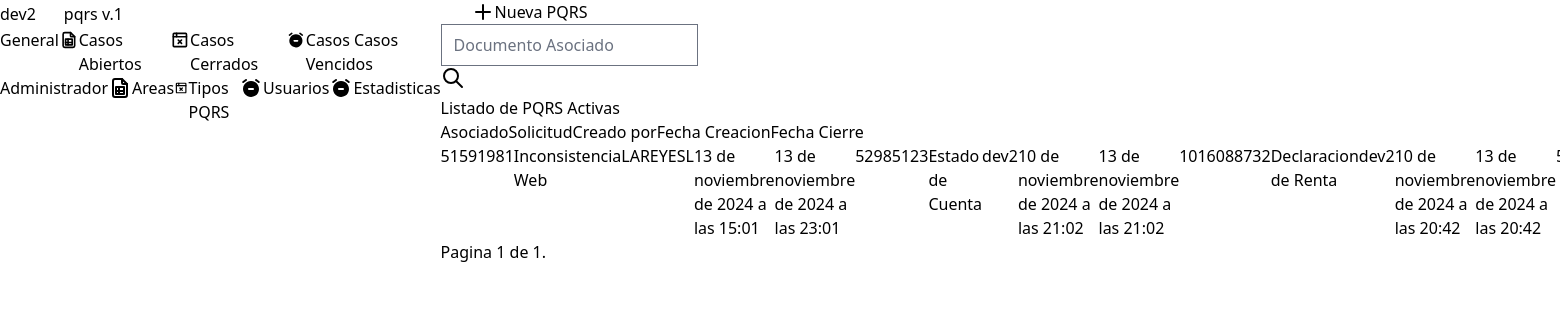
/ (signed in), run on the app's committed database.
### account/models.py (models this page shows, shortened)
class CustumUser(AbstractUser):
    area = models.ForeignKey(Areas, on_delete=models.SET_NULL, null=True, blank=True)

### users/models.py (models this page shows, shortened)
class PQRS(models.Model):
    typePQRS = models.ForeignKey(TypesPQRS, on_delete=models.CASCADE)
    asociado = models.IntegerField(null=True, blank=True)
    description = models.CharField(max_length=1000)
    file = models.FileField(upload_to='files/', null=True, blank=True)
    image = models.ImageField(upload_to='images/', null=True, blank=True)
    created = models.DateTimeField(auto_now_add=True)
    timeResponse = models.DateTimeField(null=True, blank=True)
    userCreated = models.CharField(max_length=100)
    status = models.CharField(max_length=100, default="Open")
    close_by = models.CharField(max_length=100, null=True, blank=True)
    closed = models.DateTimeField(null=True, blank=True)
    objects = PQRSManager()
    def check_time_response(self):
        if self.timeResponse and self.timeResponse < timezone.now() and self.status == "Open":
            self.status = "Expired"
            self.save()
    class Meta:
        ordering = ['-created']

### adminUser/models.py (models this page shows, shortened)
class TypesPQRS(models.Model):
    name = models.CharField(max_length=100)
    timeExecute = models.IntegerField()
    area_redirect = models.ForeignKey(Areas, on_delete=models.SET_NULL, null=True, blank=True)
    def __str__(self):
        return self.name

### users/views.py (the view, shortened to what this page needs)
# urls.py: path('', openPQRS, name="home"),
@login_required
def openPQRS(request):
    formSearch = SearchForm()
    userType = request.user
    userArea = userType.area
    if userType.is_staff:
        openPQRS = PQRS.objects.filter(status="Open")
    else:
        openPQRS = PQRS.objects.filter(
            Q(userCreated=userType) | Q(typePQRS__area_redirect=userArea),
            status="Open"
        ).distinct()
    paginator = Paginator(openPQRS, 10)
    page_number = request.GET.get('page', 1)
    try:
        pqrs_open = paginator.page(page_number)
    except EmptyPage:
        return HttpResponseRedirect(f"{request.path}?page=1")
    return render(request, 'open_pqrs.html', {'pqrs': pqrs_open, 'formSearch': formSearch})

### users/forms.py
class SearchForm(forms.Form):
    search = forms.IntegerField(label="", widget=forms.NumberInput(attrs={
        'class': 'bg-transparent border-0 focus:outline-none focus:ring-0 focus:border-gray-300 rounded-full',
        'placeholder': 'Documento Asociado'
    }))

### users/models.py (called while the page is built)
    def get_queryset(self):
        queryset = super().get_queryset()
        for pqrs in queryset:
            pqrs.check_time_response()
        return queryset

### users/templates/open_pqrs.html (shortened to what this page needs)
{% extends "baseUsers.html" %} {% block datas %}
  <form
    method="POST"
    class="inline-flex flex-row gap-5 justify-around border-[2px] border-gray-300 px-5 rounded-full shadow-2xl"
  >
    {% csrf_token %} {{ formSearch.as_p }}
    <button type="submit" class="hover:scale-110 transition-all duration-200">
    </button>
  </form>
<h2 class="mt-7 mb-4 text-2xl font-semibold text-gray-700">Listado de PQRS Activas</h2>
<div class="w-full border-2 bg-white border-gray-500 rounded-lg">
  <ul class="flex flex-row text-xl font-semibold bg-gray-300 px-4 py-2 rounded-lg text-center">
    <li class="w-1/5">Asociado</li>
    <li class="w-1/5">Solicitud</li>
    <li class="w-1/5">Creado por</li>
    <li class="w-1/5">Fecha Creacion</li>
    <li class="w-1/5">Fecha Cierre</li>
  </ul>
  <div class="flex flex-col gap-2 py-2">
    {% for pqr in pqrs %}
    <a href="{% url 'findpqrs' pqr.id %}" class="">
      <ul class="flex flex-row gap-2 py-2 bg-blue-100/80 rounded-lg hover:bg-blue-200 transition-colors duration-200">
        <li class="w-1/5 text-center">{{pqr.asociado}}</li>
        <li class="w-1/5 text-center">{{pqr.typePQRS}}</li>
        <li class="w-1/5 text-center">{{pqr.userCreated}}</li>
        <li class="w-1/5">{{pqr.created}}</li>
        <li class="w-1/5">{{pqr.timeResponse}}</li>
      </ul>
    </a>
    {% endfor %}
  </div>
</div>
{% include "pagination.html" with page=pqrs %} {% endblock datas %}

### users/templates/baseUsers.html (shortened to what this page needs)
{% extends "base.html" %}
{% block content %}
    {% load django_browser_reload %}
    <body class="flex w-full h-screen">
        <aside class="w-1/5 bg-gray-950 text-white p-4">
            <div class="flex flex-row justify-between items-center p-3">
                <div class="flex flex-row justify-center items-center">
                    <p class="text-xl text-white">{{ request.user.username }}</p>
                </div>
                <p class="text-sm text-gray-400">pqrs v.1</p>
            </div>
            <div class="flex flex-col px-5 py-7">
                <p class="text-base text-gray-400">General</p>
                <div class="text-base flex flex-col gap-4 mt-5">
                    <a
                      href="{% url 'home' %}"
                      class="flex flex-row justify-start gap-2 px-5 py-1 rounded-2xl
                      border-[1px] border-gray-500 hover:bg-gray-900">
                        <p>Casos Abiertos</p>
                    </a>
                    <a
                      href="{% url 'closedpqrs' %}"
                      class="flex flex-row justify-start gap-2 px-5 py-1 rounded-2xl
                      border-[1px] border-gray-500 hover:bg-gray-900">
                        <p>Casos Cerrados</p>
                    </a>
                    <a
                      href="{% url 'expiredpqrs' %}"
                      class="flex flex-row justify-start gap-2 px-5 py-1 rounded-2xl
                      border-[1px] border-gray-500 hover:bg-gray-900">
                        <p>Casos Casos Vencidos</p>
                    </a>
                </div>
            </div>
            {% if request.user.is_staff %}
            <div class="flex flex-col px-5 py-7">
                <p class="text-base text-gray-400">Administrador</p>
                <div class="text-base flex flex-col gap-4 mt-5">
                    <a
                      href="{% url 'areas' %}"
                      class="flex flex-row justify-start gap-2 px-5 py-1 rounded-2xl
                      border-[1px] border-gray-500 hover:bg-gray-900">
                        <p>Areas</p>
                    </a>
                    <a
                      href="{% url 'typesPQRS' %}"
                      class="flex flex-row justify-start gap-2 px-5 py-1 rounded-2xl
                      border-[1px] border-gray-500 hover:bg-gray-900">
                        <p>Tipos PQRS</p>
                    </a>
                    <a
                      href="{% url 'users' %}"
                      class="flex flex-row justify-start gap-2 px-5 py-1 rounded-2xl
                      border-[1px] border-gray-500 hover:bg-gray-900">
                        <p>Usuarios</p>
                    </a>
                    <a
                      href="{% url 'statistics' %}"
                      class="flex flex-row justify-start gap-2 px-5 py-1 rounded-2xl
                      border-[1px] border-gray-500 hover:bg-gray-900">
                        <p>Estadisticas</p>
                    </a>
                </div>
            </div>
            {% endif %}
        </aside>
        <main class="w-4/5 bg-gray-200">
            {% include "header.html" %}
            <div class="px-10 py-5">
              {% block datas %}
              {% endblock datas %}
            </div>
        </main>
    </body>
{% endblock content %}

### data on the page
CustumUser: user.username "dev2"
PQRS: asociado "51591981", typePQRS "Inconsistencia Web", userCreated "LAREYESL", created "13 de noviembre de 2024 a las 15:01", timeResponse "13 de noviembre de 2024 a las 23:01"
PQRS: asociado "52985123", typePQRS "Estado de Cuenta", userCreated "dev2", created "10 de noviembre de 2024 a las 21:02", timeResponse "13 de noviembre de 2024 a las 21:02"
PQRS: asociado "1016088732", typePQRS "Declaracion de Renta", userCreated "dev2", created "10 de noviembre de 2024 a las 20:42", timeResponse "13 de noviembre de 2024 a las 20:42"

### other printed values
{{ page.number }} "1"
{{ page.paginator.num_pages }} "1"
